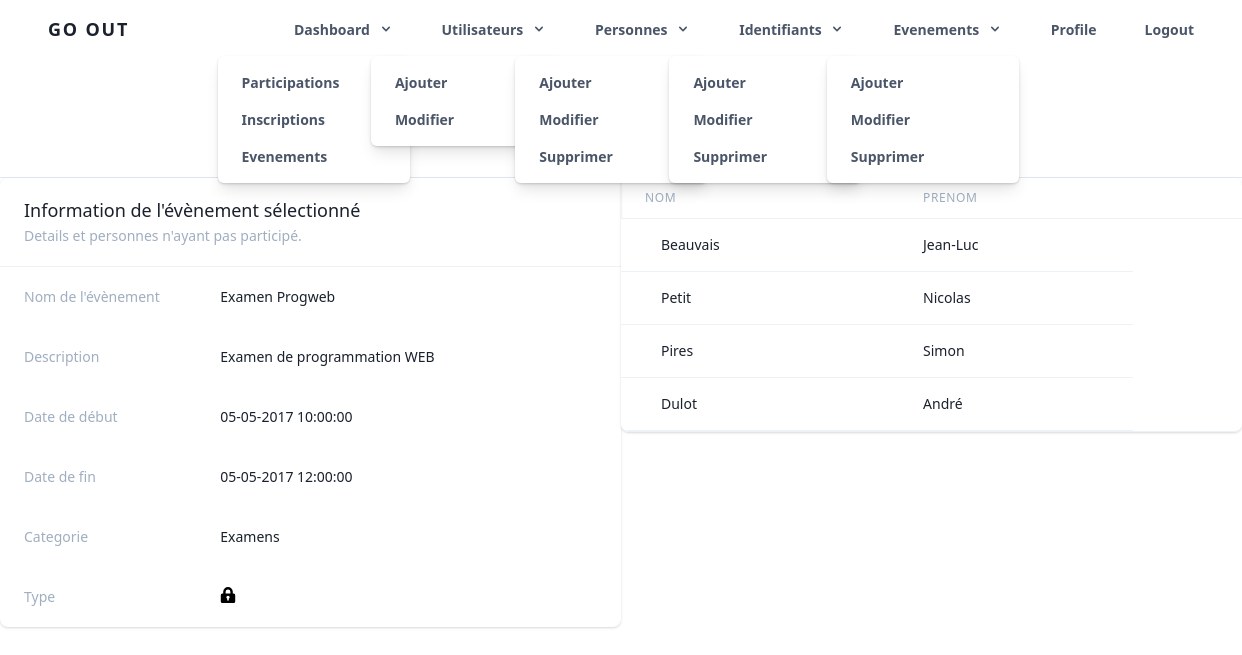
Screenshot of /takepart.php?eid=1 (signed in) with the database file from the repository.
### tables this page shows
CREATE TABLE `evenements` (
  `eid` int(11) NOT NULL,
  `intitule` varchar(100) NOT NULL,
  `description` text NOT NULL,
  `dateDebut` datetime NOT NULL,
  `dateFin` datetime NOT NULL,
  `type` enum('ouvert','ferme') NOT NULL,
  `cid` int(11) NOT NULL
);

CREATE TABLE `categories` (
  `cid` int(11) NOT NULL,
  `nom` varchar(30) NOT NULL
);

CREATE TABLE `personnes` (
  `pid` int(11) NOT NULL,
  `nom` varchar(30) NOT NULL,
  `prenom` varchar(30) NOT NULL
);

### takepart.php (the view, shortened to what this page needs)
<?php
    $eid = $_GET["eid"];
    include("navadmin.php");
    $SQL= "SELECT * FROM evenements INNER JOIN categories ON evenements.cid = categories.cid WHERE evenements.eid=?";
    $st = $db->prepare($SQL);
    $st->execute([$eid]);
    $res = $st->fetch();
    if ($st->rowCount()!=0) {
        $eventTitle = $res['intitule'];
        $desc = $res['description'];
        $debut = $res['dateDebut'];
        $fin = $res['dateFin'];
        $type = $res['type'];
        $cat = $res['nom'];
        $SQL = "SELECT DISTINCT personnes.nom, personnes.prenom, personnes.pid FROM personnes INNER JOIN inscriptions ON personnes.pid = inscriptions.pid INNER JOIN participations ON inscriptions.pid =  participations.pid WHERE inscriptions.eid = ?";
        $sta = $db->prepare($SQL);
        $reponse = $sta->execute([$eid]);
        if(!$reponse){
            $error = "Evenement sans participants";
        }else{
?>
    <div class="flex  ">
        <div class="flex-1 bg-white mx-auto shadow overflow-hidden sm:rounded-lg">
            <div class="px-4 py-5 border-b border-gray-200 sm:px-6">
                <h3 class="text-lg leading-6 font-medium text-gray-900">
                    Information de l'évènement sélectionné
                </h3>
                <p class="mt-1 max-w-2xl text-sm leading-5 text-gray-500">
                    Details et personnes n'ayant pas participé.
                </p>
            </div>
            <div>
                <dl>
                    <div class="bg-gray-50 px-4 py-5 sm:grid sm:grid-cols-3 sm:gap-4 sm:px-6">
                        <dt class="text-sm leading-5 font-medium text-gray-500">
                            Nom de l'évènement
                        </dt>
                        <dd class="mt-1 text-sm leading-5 text-gray-900 sm:mt-0 sm:col-span-2">
                            <?php echo $eventTitle?>
                        </dd>
                    </div>
                    <div class="bg-white px-4 py-5 sm:grid sm:grid-cols-3 sm:gap-4 sm:px-6">
                        <dt class="text-sm leading-5 font-medium text-gray-500">
                            Description
                        </dt>
                        <dd class="mt-1 text-sm leading-5 text-gray-900 sm:mt-0 sm:col-span-2">
                            <?php echo $desc?>
                        </dd>
                    </div>
                    <div class="bg-gray-50 px-4 py-5 sm:grid sm:grid-cols-3 sm:gap-4 sm:px-6">
                        <dt class="text-sm leading-5 font-medium text-gray-500">
                            Date de début
                        </dt>
                        <dd class="mt-1 text-sm leading-5 text-gray-900 sm:mt-0 sm:col-span-2">
                            <?php echo date('d-m-Y H:i:s', strtotime($debut)); ?>
                        </dd>
                    </div>
                    <div class="bg-gray-50 px-4 py-5 sm:grid sm:grid-cols-3 sm:gap-4 sm:px-6">
                        <dt class="text-sm leading-5 font-medium text-gray-500">
                            Date de fin
                        </dt>
                        <dd class="mt-1 text-sm leading-5 text-gray-900 sm:mt-0 sm:col-span-2">
                            <?php echo date('d-m-Y H:i:s', strtotime($fin)); ?>
                        </dd>
                    </div>
                    <div class="bg-gray-50 px-4 py-5 sm:grid sm:grid-cols-3 sm:gap-4 sm:px-6">
                        <dt class="text-sm leading-5 font-medium text-gray-500">
                            Categorie
                        </dt>
                        <dd class="mt-1 text-sm leading-5 text-gray-900 sm:mt-0 sm:col-span-2">
                            <?php echo $cat?>
                        </dd>
                    </div>
                    <div class="bg-gray-50 px-4 py-5 sm:grid sm:grid-cols-3 sm:gap-4 sm:px-6">
                        <dt class="text-sm leading-5 font-medium text-gray-500">
                            Type
                        </dt>
                        <dd class="mt-1 text-sm leading-5 text-gray-900 sm:mt-0 sm:col-span-2">
                                <?php if($type=='ferme'):?>
                                    <svg width="16" height="16" xmlns="http://www.w3.org/2000/svg" viewBox="0 0 20 20">
                                        <path d="M4 8V6a6 6 0 1 1 12 0v2h1a2 2 0 0 1 2 2v8a2 2 0 0 1-2 2H3a2 2 0 0 1-2-2v-8c0-1.1.9-2 2-2h1zm5 6.73V17h2v-2.27a2 2 0 1 0-2 0zM7 6v2h6V6a3 3 0 0 0-6 0z"/>
                                    </svg>
                                <?php else:?>
                                    <svg  width="16" height="16" xmlns="http://www.w3.org/2000/svg" viewBox="0 0 20 20">
                                        <path d="M4 8V6a6 6 0 1 1 12 0h-3v2h4a2 2 0 0 1 2 2v8a2 2 0 0 1-2 2H3a2 2 0 0 1-2-2v-8c0-1.1.9-2 2-2h1zm5 6.73V17h2v-2.27a2 2 0 1 0-2 0zM7 6v2h6V6a3 3 0 0 0-6 0z"/>
                                    </svg>
                                <?php endif; ?>
                        </dd>
                    </div>
                </dl>
            </div>
        </div>
        <div class="flex-1 -my-2 py-2 pl-4 overflow-x-auto sm:-mx-6 sm:px-6 lg:-mx-8 lg:px-8">
            <div class="align-middle inline-block min-w-full shadow overflow-hidden sm:rounded-lg border-b border-gray-200">
                <table class="table-auto w-24 min-w-0 sm:min-w-full md:min-w-0 lg:min-w-full">
                    <thead>
                            <tr>
                                <th class="px-6 py-3 border-b border-gray-200 bg-gray-50 text-left text-xs leading-4 font-medium text-gray-500 uppercase tracking-wider">
                                    Nom
                                </th>
                                <th class="px-6 py-3 border-b border-gray-200 bg-gray-50 text-left text-xs leading-4 font-medium text-gray-500 uppercase tracking-wider">
                                    Prenom
                                </th>
                                <th class="px-6 py-3 border-b border-gray-200 bg-gray-50"></th>
                            </tr>
                    </thead>
                    <tbody class="bg-white">
                        <?php
                            while ($donnees=$sta->fetch()) {
                        ?>
                                <tr>
                                    <td class="px-6 py-4 whitespace-normal border-b border-gray-200">
                                        <div class="ml-4">
                                        <div class="text-sm leading-5 font-medium text-gray-900"><?php echo $donnees['nom']; ?></div>
                                    </div>
                                    </td>
                                    <td class="px-6 py-4 whitespace-normal border-b border-gray-200">
                                    <div class="text-sm leading-5 text-gray-900"><?php echo $donnees['prenom']; ?></div>
                                    </td>
                                </tr>
                    <?php
                                }
                            }
                        }
                    ?>
                    </tbody>
                </table>
            </div>
    </div>
  </div>

### rows the page displays
evenements: intitule "Examen Progweb", description "Examen de programmation WEB", dateDebut "05-05-2017 10:00:00", dateFin "05-05-2017 12:00:00", cid.nom "Examens"
personnes: nom "Beauvais", prenom "Jean-Luc"
personnes: nom "Petit", prenom "Nicolas"
personnes: nom "Pires", prenom "Simon"
personnes: nom "Dulot", prenom "André"
